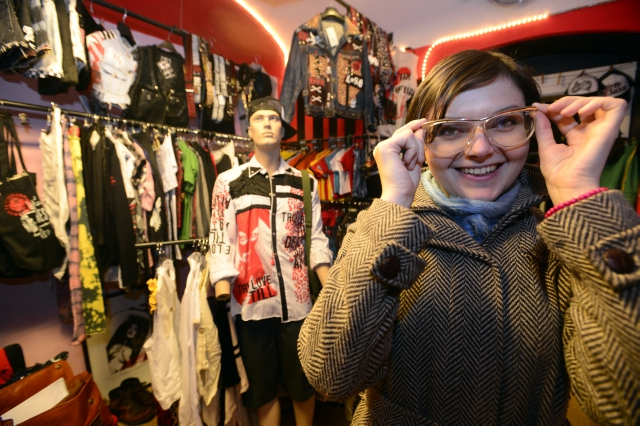
#> input picture JEC/pokusne soubory/P201302280779501.jpg, 640 x 426 px; its folder holds 5 pictures in this run
$ python gabor_old.py   (Python 2 division)   (older library calls are emulated)
#> lines starting #> are read from the running program, lines starting #| are printed output that depends on the picture
#!/usr/bin/env python

import numpy as np
import math
import cv2

def build_filters(psi):
    filters = []
    ksize = 7
    sigma = 0.5
    for theta in (0, math.pi/4, math.pi/2, (3/4)*math.pi):
        for lambdaa in (2, 2*math.sqrt(2), 4):
            kern = cv2.getGaborKernel((ksize, ksize), sigma, theta, lambdaa, psi)
            filters.append(kern)

            #kern /= 1.5*kern.sum() #proc? bez toho je jen cerno kdyz mam nasteveny lambdu na 2
    return filters


def use_filters(img, filters):
    filtered_img = []

    i=1
    for kern in filters:
        fimg = cv2.filter2D(img, cv2.CV_8UC3, kern)
        filtered_img.append(fimg)

        cv2.imwrite("gabor_filter_img{}.jpg".format(i), fimg)
        i = i+1
#        cv2.waitKey(0)
#        cv2.destroyAllWindows()

    return filtered_img


def count_vector(filtered_img, deep = 16):
    """
    Nasklada vektory za sebe
    """

    print len(filtered_img)
    array_histograms_magnitude = np.zeros(shape=(deep*len(filtered_img)), dtype=np.int)

    for i in range(len(filtered_img)):
        for x in range(len(filtered_img[i])):
            for y in range(len(filtered_img[i][x])):
                value = filtered_img[i].item(x,y)
                index = ((i*deep))+(value/deep) # (i*deep) potrebuju se posunout na i-ty filtrovany obrazek
                #print index
                #print float_formatter(index)
                array_histograms_magnitude[index]=array_histograms_magnitude[index]+1
        print array_histograms_magnitude
    return array_histograms_magnitude


img = cv2.imread('P201302280779501.jpg', 0) # 0 Grayscale image
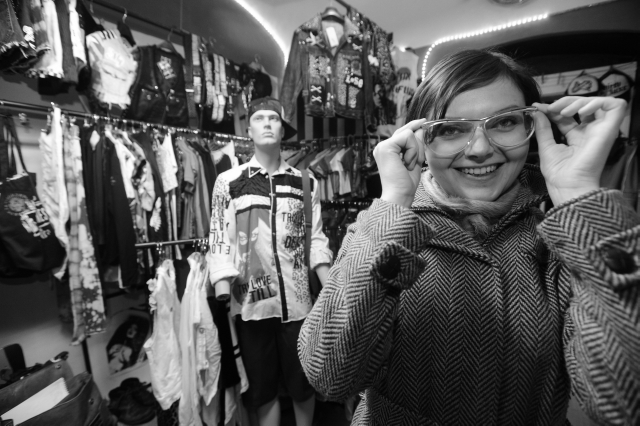
#> img: shape (426, 640); min 1, max 255, mean 89.7
filters = build_filters(0)

filtered_img = use_filters(img, filters)
#> the loop in use_filters, `for kern in filters:` made 12 passes
#> pass 2, in use_filters, `fimg = cv2.filter2D(img, cv2.CV_8UC3, kern)`:
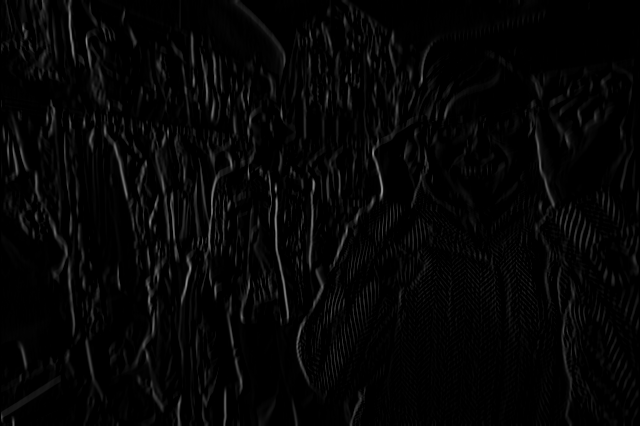
#> fimg: shape (426, 640); min 0, max 144, mean 5.4
#> after the loop in use_filters, `for kern in filters:`: filtered_img = 12 items; i = 13
#> filtered_img = 12 items
count_vector(filtered_img)
#| 12
#> in count_vector, `array_histograms_magnitude = np.zeros(shape=(deep*len(filtered_img)), ..`: array_histograms_magnitude = 192 values from 0 to 0
#> the loop in count_vector, `for i in range(len(filtered_img)):` made 12 passes
#> (printed output is left out)
#> after the loop in count_vector, `for i in range(len(filtered_img)):`: array_histograms_magnitude = 192 values, max 272640 at index 0, min 0 at index 1, mean 17040


# [40 lines of commented-out code are left out]
